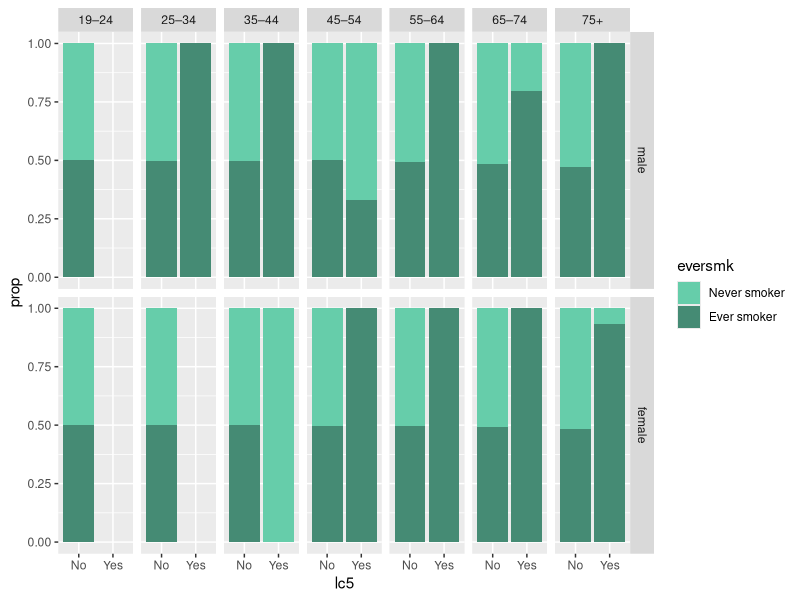
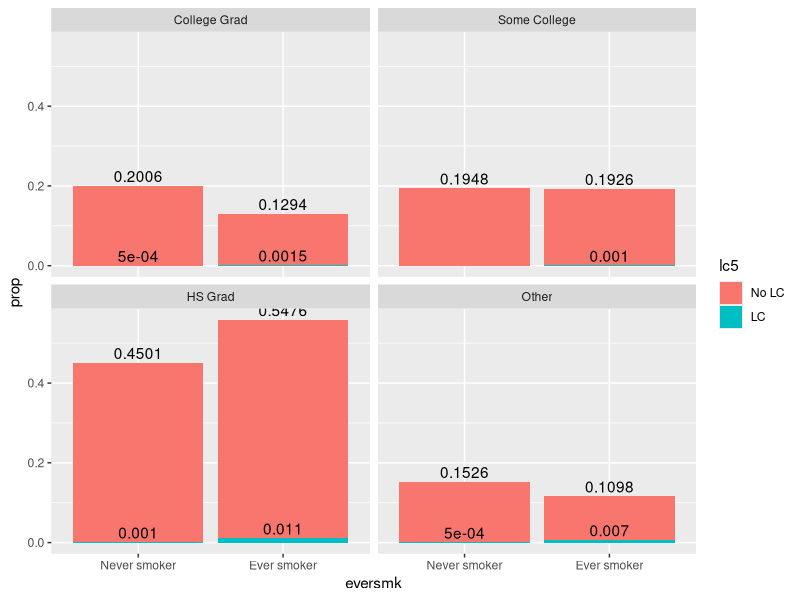
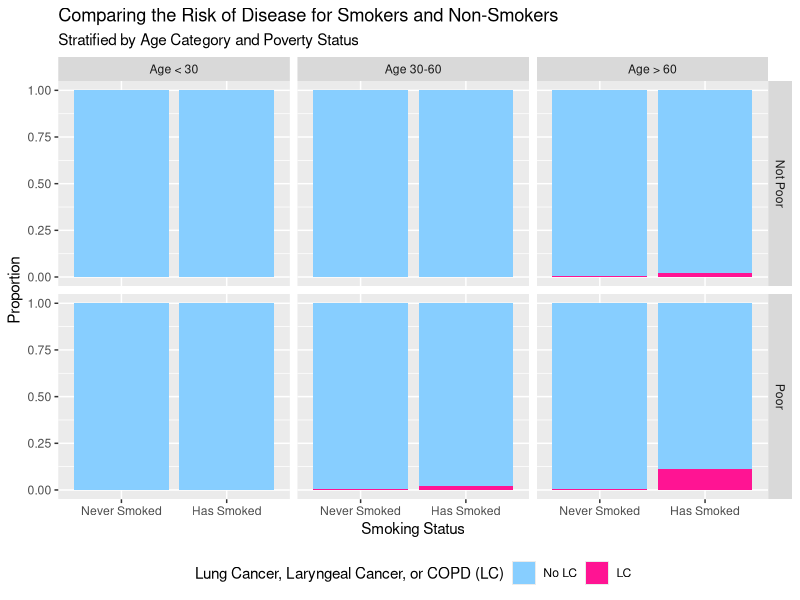
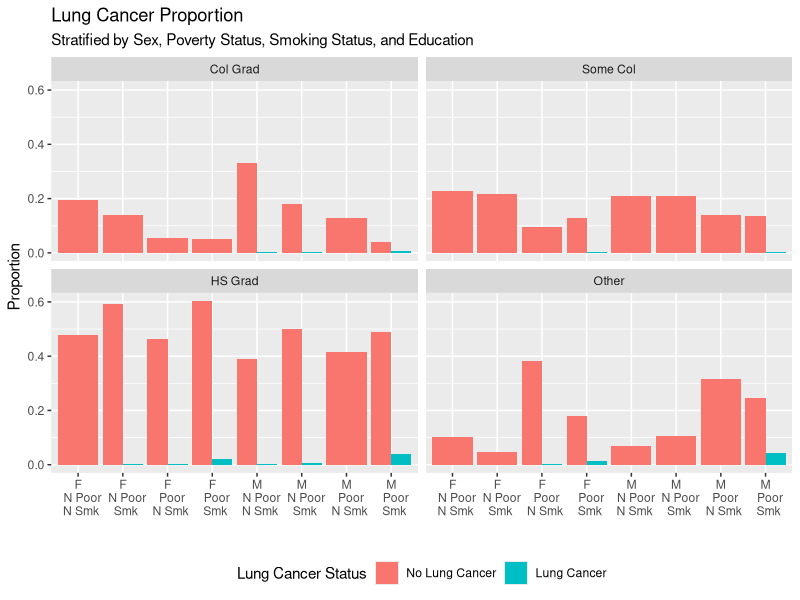
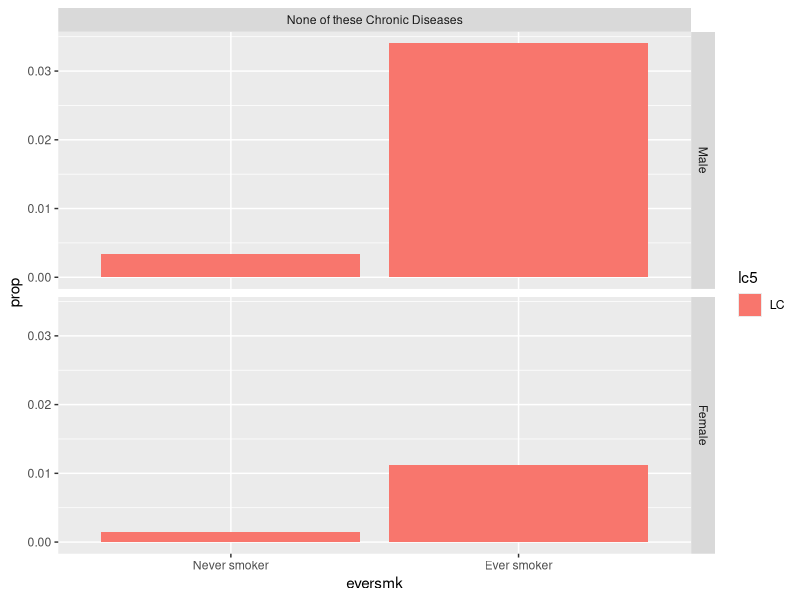
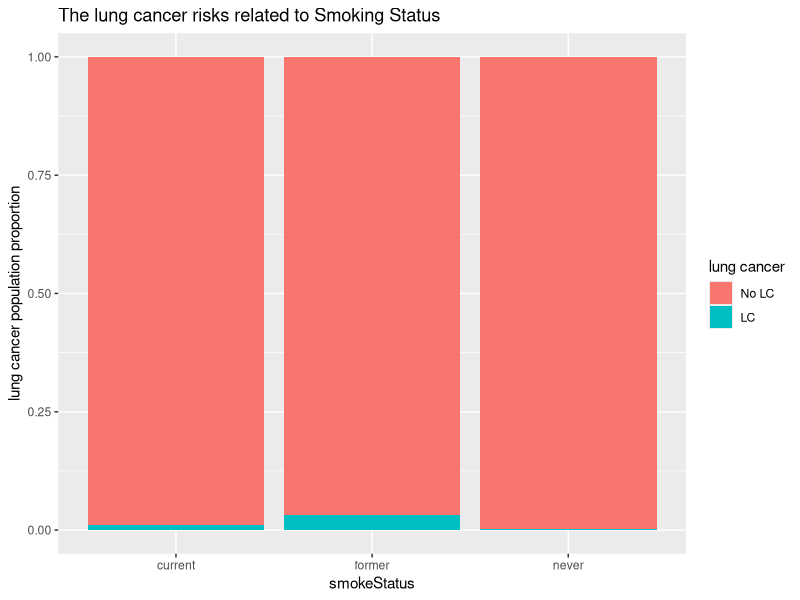
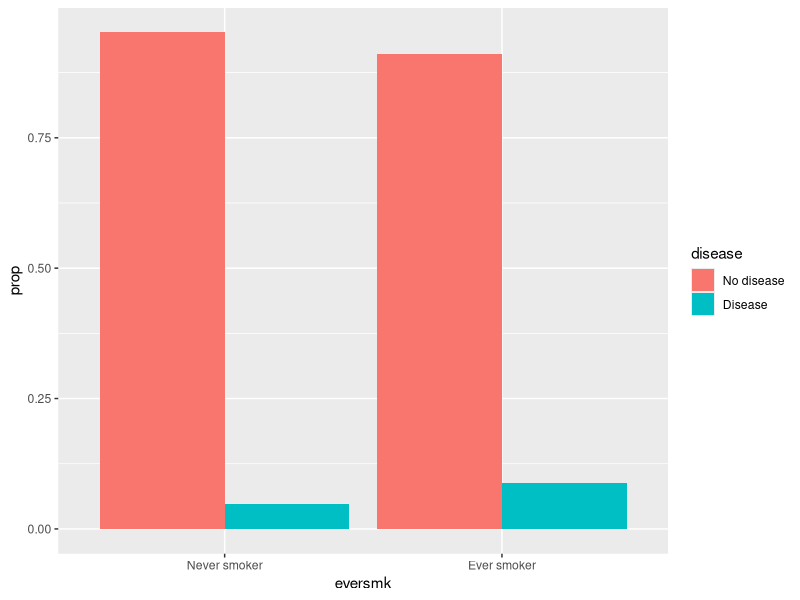
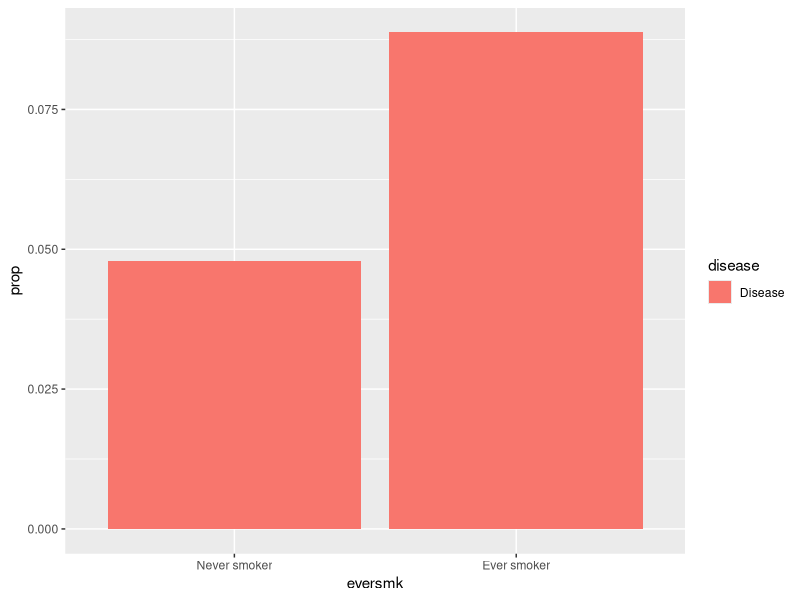

These figures' R source, in order:
## ---- chunk 1
knitr::opts_chunk$set(echo = TRUE, message = FALSE)
knitr::opts_knit$set(root.dir = "/cloud/project")
## ---- chunk 2
library(tidyverse)  # core group of tidyverse packages
library(kableExtra)  # to make nice tables
## ---- chunk 3
nmes_data <- read_csv("module_1/nmesUNPROC.csv")

nmes_data <- nmes_data %>%
  mutate(eversmk = factor(eversmk, levels = c("0", "1"), labels = c("Never smoker", "Ever smoker")),
         lc5 = factor(lc5, levels = c("0", "1"), labels = c("No", "Yes"))
         )
nmes_data <- nmes_data %>%
  mutate(female = factor(female, levels = c("0", "1"), labels = c("male", "female"))
         )

#age
#summary(nmes_data$age)
#add a new variable agegroup which cuts the age variable into groups at the boundaries
agegroup<-cut(nmes_data$age, c(18,24,34,44,54,64,74,101),
labels=c("19–24", "25–34", "35–44", "45–54", "55–64", "65–74", "75+"))

nmes_data <- nmes_data %>%
  mutate(agegroup)

ggplot(data = nmes_data) + 
  geom_bar(mapping = aes(x = lc5, y = stat(prop), group = eversmk, fill = eversmk), position = "fill") +
  facet_grid(female~agegroup) +
  scale_fill_manual("eversmk", values = c("Never smoker" = "aquamarine3", "Ever smoker" = "aquamarine4"))

## ---- chunk 4
nmes_data_raw <- read_csv("module_1/nmesUNPROC.csv")

nmes_data <- nmes_data_raw %>%
  mutate(eversmk = factor(eversmk, levels = c("0", "1"), labels = c("Never smoker", "Ever smoker")),
         lc5 = factor(lc5, levels = c("0", "1"), labels = c("No LC", "LC")),
         chd5 = factor(chd5, level = c("0","1"), labels = c("No CHD", "CHD")),
         current = factor(current, levels = c("0", "1"), labels = c("Not Smoking", "Smoking")),
         former = factor(former, levels = c("0", "1"), labels = c("Former", "Not Former")),
         beltuse = factor(beltuse, levels = c("1", "2", "3"), labels = c("rare", "some", "always")),
         educate = factor(educate, levels = c("1", "2", "3", "4"), labels = c("College Grad", "Some College", "HS Grad", "Other")), 
         marital = factor(marital, levels = c("1", "2", "3", "4", "5"), labels = c("Married", "Widowed", "Divorced", "Separated", "Never")), 
         poor = factor(poor, levels = c("0", "1"), labels = c("Not Poor", "Poor")),
         female = factor(female, levels = c("0", "1"), labels = c("Female", "Male")),
         age_cat = case_when(age >= 70  & age <= 100 ~ '70-100',
                                age >= 40  & age <= 69 ~ '40-69',
                                age >= 20  & age <= 39 ~ '20-39',
                                age >= 0  & age <= 19 ~ '0-19')) 

table_cl5_smoker_educate <- nmes_data %>%
                    count(lc5, eversmk, educate) %>%
                    group_by(eversmk) %>%
                    mutate(prop = round(n/sum(n),4))

ggplot(data = table_cl5_smoker_educate, aes(x = eversmk, y = prop, fill = lc5)) + 
  geom_bar(stat = "identity", position = "stack") +
  geom_text(aes(x = eversmk, y = prop, label=prop),position="stack",vjust=-0.3) +
  facet_wrap(~educate)

## ---- chunk 5
nmes_data <- read_csv("module_1/nmesUNPROC.csv")

# Re-coding 0 & 1 into more meaningful labels for `eversmk`, `female`, `lc5`, and `poor`
# Did not end up using `female` in my final plot
nmes_data <- nmes_data %>%
  mutate(eversmk = factor(eversmk, levels = c("0", "1"), labels = c("Never Smoked", "Has Smoked")),
         female = factor(female, levels = c("0", "1"), labels = c("Male", "Female")),
         lc5 = factor(lc5, levels = c("0", "1"), labels = c("No LC", "LC")),
         poor = factor(poor, levels = c("0", "1"), labels = c("Not Poor", "Poor"))
         )

# Creating a new categorical variable `agecat` from `age`
nmes_data$agecat <- cut(nmes_data$age,
                        breaks = c(0,30,60,100),
                        labels = c("Age < 30", "Age 30-60", "Age > 60")
                        )

ggplot(data = nmes_data) + 
  geom_bar(mapping = aes(x = eversmk, fill = lc5), position = "fill") +
  facet_grid(poor ~ agecat) +
  labs(title = "Comparing the Risk of Disease for Smokers and Non-Smokers",
       subtitle = "Stratified by Age Category and Poverty Status",
       x = "Smoking Status",
       y = "Proportion"
       ) +
  scale_fill_manual("Lung Cancer, Laryngeal Cancer, or COPD (LC)", values = c("No LC" = "skyblue1", "LC" = "deeppink1")) +
  theme(legend.position = "bottom")
## ---- chunk 6
nmes_data <- read_csv("module_1/nmesUNPROC.csv")

nmes_data <- nmes_data %>%
  mutate(eversmk = factor(eversmk, levels = c("0", "1"), labels = c("Never smoker", "Ever smoker")),
         lc5 = factor(lc5, levels = c("0", "1"), labels = c("No LC", "LC")), educate = factor(educate, levels = c("1", "2", "3", "4"), labels = c("College", "Some college", "HS grad", "Other")), female = factor(female, levels = c("0", "1"), labels = c("Male", "Female")), poor = factor(poor, levels = c("0", "1"), labels = c("Not poor", "Poor"))
  )

library(knitr)
nmes_data %>%
  count(educate, poor, female, eversmk, lc5) %>%
  group_by(educate, poor, female, eversmk) %>%
  mutate(prop = n/sum(n)) %>%
  kable(digits = 3, format = "simple", col.names = c("Education Level", "Poverty Status", "Sex", "Smoking History", "Lung Cancer", "N", "Prop"))
## ---- chunk 7
nmes_data <- read_csv("module_1/nmesUNPROC.csv")

nmes_data <- nmes_data %>%
mutate(educate = factor(educate, levels = c("1", "2", "3", "4"), labels = c("Col Grad", "Some Col", "HS Grad", "Other")))

nmes_data <- nmes_data %>%
  mutate(poor = factor(poor, levels = c("0", "1"), labels = c("N Poor", "Poor")))

nmes_data <- nmes_data %>%
  mutate(eversmk = factor(eversmk, levels = c("0", "1"), labels = c("N Smk", "Smk")))

nmes_data <- nmes_data %>%
  mutate(female = factor(female,levels = c("0", "1"), labels = c("M", "F")))

nmes_data <- nmes_data %>%
  mutate(lc5 = factor(lc5, levels = c("0", "1"), labels = c("No Lung Cancer", "Lung Cancer")))


my_table <- nmes_data %>%
   mutate(female_poor = paste(female, poor, sep = "
   ")) %>%
  mutate(female_poor_smk = paste(female_poor, eversmk, sep = "
  " )) %>%
  count(lc5, female_poor_smk, educate) %>%
  group_by(female_poor_smk) %>%
  mutate(prop = n/sum(n))
  
my_table %>%   
ggplot() +
geom_bar(aes(x = female_poor_smk , y = prop, fill = lc5), stat = "identity", position = "dodge") +
  facet_wrap(~educate) +
  labs(
  title = "Lung Cancer Proportion",
  subtitle = "Stratified by Sex, Poverty Status, Smoking Status, and Education", 
  fill = "Lung Cancer Status",
      ) + 
  xlab(" ") + 
  ylab("Proportion") +
  theme(legend.position = "bottom")

## ---- chunk 8
nmes_data <- read_csv("module_1/nmesUNPROC.csv")

nmes_data <- nmes_data %>%
  mutate(female = factor(female, levels = c("0", "1"), labels = c("Male", "Female")),
         eversmk = factor(eversmk, levels = c("0", "1"), labels = c("Never smoker", "Ever smoker")),
         lc5 = factor(lc5, levels = c("0", "1"), labels = c("No LC", "LC")),
         chd5 = factor(chd5, levels = c("0", "1"), labels = c("None of these Chronic Diseases", "Coronary heart disease, stroke, cancer"))
  )

## table 
my_table <- nmes_data %>%
  count(lc5, eversmk, female, chd5) %>%
  group_by(eversmk, female, chd5) %>%
  mutate(prop = n/sum(n)) %>%
  filter(lc5 == "LC")

## data display from table
ggplot(my_table) +
  geom_bar(aes(x = eversmk, y = prop, fill = lc5), stat = "identity", position = "stack") + 
  facet_grid(female~chd5)
## ---- chunk 9
nmes_data <- read_csv("module_1/nmesUNPROC.csv")

### change some numerical variables(eversmk, sex, age, packyears) into factor variables using command "mutate"
nmes_data<-nmes_data %>%
  mutate(eversmk=factor(eversmk,levels=c("0","1"),labels = c("never smoker","ever smoker")),lc5=factor(lc5,levels = c("0","1"),labels=c("No LC","LC")))
nmes_data<-nmes_data %>% 
  mutate(female=factor(female,levels=c("0","1"),labels = c("male","female")))

### add a new factor variable namely smokeStatus.
new_data<-nmes_data %>% mutate(smokeStatus = fct_explicit_na(factor(as.character(current), levels = c(1,0), labels = c("current", "former")), "never"))
ggplot(new_data)+
  geom_bar(aes(x=smokeStatus,fill=lc5),position = "fill")+
  labs(title = "The lung cancer risks related to Smoking Status",
       y = "lung cancer population proportion", x = "smokeStatus",fill="lung cancer") 

### also, this result can be shown in tables.
new_data %>%
count(lc5, smokeStatus) %>%
group_by(smokeStatus) %>%
mutate(prop = n/sum(n)) %>%
kable(format = "markdown")
## ---- chunk 10
nmes_data <- read_csv("module_1/nmesUNPROC.csv")

nmes_data <- nmes_data %>%
  mutate(eversmk = factor(eversmk, levels = c("0", "1"), labels = c("Never smoker", "Ever smoker")),
         lc5 = factor(lc5, levels = c("0", "1"), labels = c("No LC", "LC")),
         chd5 = factor(chd5, levels = c("0", "1"), labels = c("No CHD", "CHD"))
         )

#etc, fill in the rest of appropriate variables here
## ---- chunk 11
nmes_data <- nmes_data %>%
  mutate(disease = factor(lc5 == "LC" | chd5 == "CHD", 
                          levels=c(FALSE, TRUE), 
                          labels=c("No disease", "Disease")))


# We can take a look at the combine variable with the two individual variables
nmes_data %>%
  count(disease, lc5, chd5)
## ---- chunk 12
my_table <- nmes_data %>%
  count(eversmk, disease) %>%
  group_by(eversmk) %>%
  mutate(prop = n/sum(n))

my_table
## ---- chunk 13
ggplot(data = my_table) + 
  geom_bar(aes(x = eversmk, y = prop, fill = disease), stat = "identity", position = "dodge")
## ---- chunk 14
my_table %>%
  filter(disease == "Disease") %>%
  ggplot() + 
  geom_bar(aes(x = eversmk, y = prop, fill = disease), stat = "identity")
## ---- chunk 15
my_table %>%
  filter(disease == "Disease") %>%
  ggplot() + 
  geom_bar(aes(x = eversmk, y = prop, fill = disease), stat = "identity") + 
  geom_text(aes(x = eversmk, y = prop, label = prop))
## ---- chunk 16
my_table <- nmes_data %>%
  count(eversmk, disease) %>%
  group_by(eversmk) %>%
  mutate(percent =round(n/sum(n)*100,1))

my_table

my_table %>%
  filter(disease == "Disease") %>%
  ggplot() + 
  geom_bar(aes(x = eversmk, y = percent, fill = disease), stat = "identity") + 
  geom_text(aes(x = eversmk, y = percent, label = percent))
## ---- chunk 17
ggplot(data = nmes_data) + 
  geom_bar(mapping = aes(x = eversmk, fill = disease), position = "fill") +
  facet_wrap(~beltuse)

ggplot(data = nmes_data) + 
  geom_bar(mapping = aes(x = eversmk, fill = disease), position = "fill") +
  facet_grid(marital~beltuse)
## ---- chunk 18
my_table <- nmes_data %>%
  count(eversmk, disease) %>%
  group_by(eversmk) %>%
  mutate(prop = n/sum(n))

my_table

ggplot(data = my_table) + 
  geom_bar(aes(x = eversmk, y = prop, fill = disease), stat = "identity", position = "dodge")
## ---- chunk 19
my_table <- nmes_data %>%
  count(beltuse, eversmk, disease) %>%
  group_by(eversmk) %>%
  mutate(prop = n/sum(n))

my_table

ggplot(data = my_table) + 
  geom_bar(aes(x = eversmk, y = prop, fill = disease), stat = "identity", position = "dodge") +
  facet_wrap(~ beltuse)
## ---- chunk 20
my_table <- nmes_data %>%
  count(beltuse, eversmk, disease) %>%
  group_by(beltuse, eversmk) %>%
  mutate(prop = n/sum(n))

my_table

ggplot(data = my_table) + 
  geom_bar(aes(x = eversmk, y = prop, fill = disease), stat = "identity", position = "dodge") +
  facet_wrap(~ beltuse)
## ---- chunk 21
my_table <- nmes_data %>%
  count(marital, beltuse, eversmk, disease) %>%
  group_by(marital, beltuse, eversmk) %>%
  mutate(prop = n/sum(n))

my_table

ggplot(data = my_table) + 
  geom_bar(aes(x = eversmk, y = prop, fill = disease), stat = "identity", position = "dodge") +
  facet_wrap(marital ~ beltuse)
## ---- chunk 22
nmes_data <- nmes_data %>%
  mutate(poor = factor(poor, levels = c("0", "1"), labels = c("N Poor", "Poor")))

nmes_data <- nmes_data %>%
  mutate(female = factor(female,levels = c("0", "1"), labels = c("M", "F")))

my_table <- nmes_data %>%
   mutate(female_poor = paste(female, poor, sep = " ")) %>%
  mutate(female_poor_smk = paste(female_poor, eversmk, sep = " " )) %>%
  count(lc5, female_poor_smk, educate) %>%
  group_by(female_poor_smk) %>%
  mutate(prop = n/sum(n))

my_table
## ---- chunk 23
nmes_data <- nmes_data %>% 
  mutate(age_cat = cut(age,
                      breaks = c(0,30,60,100),
                      labels = c("Age < 30", "Age 30-60", "Age > 60")))

nmes_data %>% count(age_cat)
## ---- chunk 24
nmes_data <- nmes_data %>% 
  mutate(age_cat = case_when(
    age > 0 & age < 30 ~ "Age < 30",
    age >= 30 & age <=60 ~ "Age 30-60",
    age > 60 ~ "Age > 60"
  ))

nmes_data %>% count(age_cat)
## ---- chunk 25
my_table <- nmes_data %>%
  count(eversmk, disease) %>%
  group_by(eversmk) %>%
  mutate(prop = n/sum(n))

ggplot(data = my_table) + 
  geom_bar(aes(x = eversmk, y = prop, fill = disease), stat = "identity", position = "dodge") +
  labs(y= "Risk of MSCD",
       x= "",
       title= "Risk of MSCD, comparing smokers to non-smokers", 
       fill = "Disease status")
